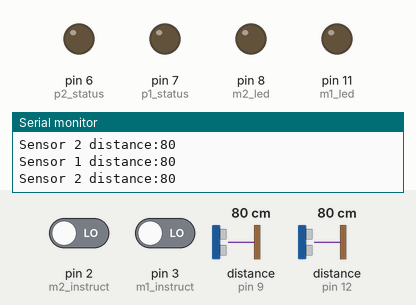
Recording of a sketch running on a simulated Arduino Uno, built with avr-gcc and run on an emulated ATmega328P. Shown: output pins drawn as LEDs (lit = HIGH), the last lines printed to the serial monitor. Wiring (inferred from the names in the program): 2 × ultrasonic range finder: trigger pin 10, echo pin 9 / trigger pin 13, echo pin 12. The inputs (shaded band) are chosen by the test bench; at power-on: distance to the obstacle (sensors on pin 9, pin 12) 80 cm, pin 2 (m2_instruct) LOW, pin 3 (m1_instruct) LOW. The echo pulse lasts 58.3 µs per cm; pins used as bus, display or sensor lines are not drawn.

Above: at 1.3 s.
1.4 s: distance to the obstacle (sensor on pin 9) set to 12 cm
2.9 s: distance to the obstacle (sensor on pin 9) set to 9 cm
At 4.2 s:
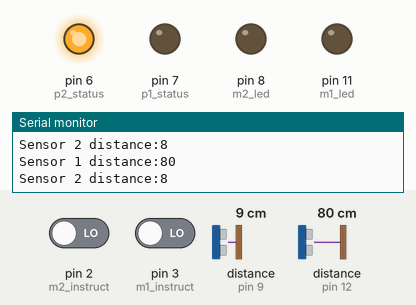
4.5 s: distance to the obstacle (sensor on pin 12) set to 11 cm
7.5 s: distance to the obstacle (sensor on pin 12) set to 8 cm
At 8.7 s:
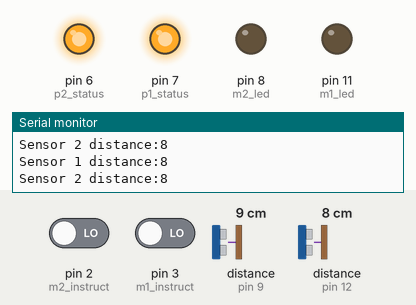
9.0 s: pin 2 (m2_instruct) driven HIGH
At 10.3 s:
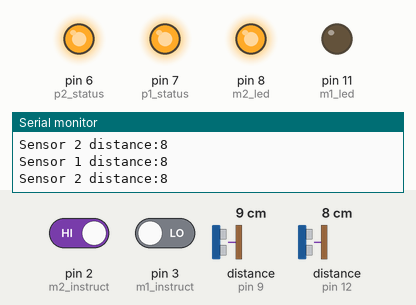
10.6 s: pin 3 (m1_instruct) driven HIGH
At 11.8 s:
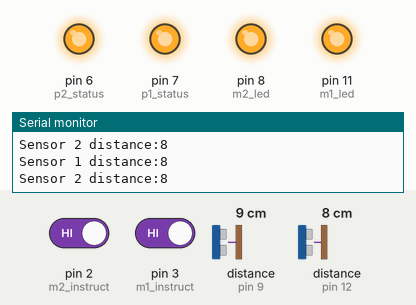
Timing chart, 0 to 13.1 s (numbered marks = the images above; inputs shaded):
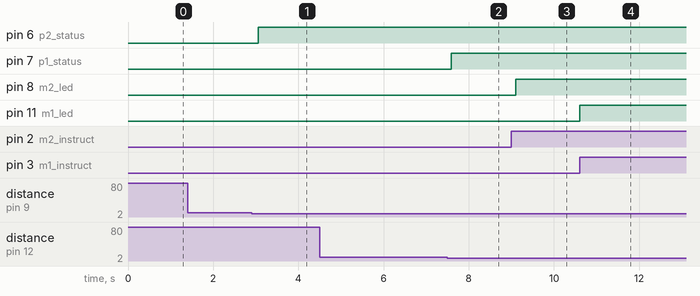

Measured:
- the behaviour switches between 11 and 10 cm on distance to the obstacle (sensor on pin 9) (found by bisection; images 0 and 1)
- the behaviour switches between 10 and 9 cm on distance to the obstacle (sensor on pin 12) (found by bisection; images 1 and 2)
- after the input at 2.9 s, pin 6 (p2_status): LOW → HIGH after 0.16 s
- after the input at 7.5 s, pin 7 (p1_status): LOW → HIGH after 0.09 s
- after the input at 9.0 s, pin 8 (m2_led): LOW → HIGH after 0.10 s
- after the input at 10.6 s, pin 11 (m1_led): LOW → HIGH at once

The sketch:

parking.ino
```cpp
#define p1_status   7    // send      green
#define p2_status   6    // send      red
#define m1_instruct 3    // receive   yellow
#define m2_instruct 2    // receive   white
#define m1_led      11
#define m2_led      8
#define trigPin1    13
#define echoPin1    12
#define trigPin2    10
#define echoPin2    9

long duration     = 0,
     distance     = 0,
     UltraSensor1 = 0,
     UltraSensor2 = 0;

void setup()
{
  Serial.begin (9600);
  pinMode(p1_status,  OUTPUT);
  pinMode(p2_status,  OUTPUT);
  pinMode(m1_instruct, INPUT);
  pinMode(m2_instruct, INPUT);

  // setup pins first sensor
  pinMode(trigPin1, OUTPUT);
  pinMode(echoPin1, INPUT);
  pinMode(m1_led, OUTPUT);

  //setup pins second sensor
  pinMode(trigPin2, OUTPUT);
  pinMode(echoPin2, INPUT);
  pinMode(m2_led, OUTPUT);

  //inisialize LED status
  digitalWrite(m1_led,LOW);
  digitalWrite(m2_led,LOW);
}

void loop()
{
  Serial.print("Sensor 1 distance:");
  Distant_function(trigPin1, echoPin1);
  UltraSensor1 = distance;
  Serial.print("Sensor 2 distance:");
  Distant_function(trigPin2,echoPin2);
  UltraSensor2 = distance;

  if(UltraSensor1 >=10){                            // parking 1 khali
    digitalWrite(p1_status, LOW);
  }
  else{                                             // parking 1 por
    digitalWrite(p1_status,HIGH);
  }

  if(UltraSensor2 >=10){                            // parking 2 khali
    digitalWrite(p2_status,LOW);
  }
  else{                                             // parking 2 por
    digitalWrite(p2_status,HIGH);
  }

  if(digitalRead(m1_instruct) == HIGH){           //Dastur Roshan-Khamush led1
    digitalWrite(m1_led,HIGH);
  }
  else{
    digitalWrite(m1_led,LOW);
  }

  if(digitalRead(m2_instruct) == HIGH){           //Dastur Roshan-Khamush led2
    digitalWrite(m2_led,HIGH);
  }
  else{
    digitalWrite(m2_led,LOW);
  }

  delay(500);
}

void Distant_function(int trigPinSensor,int echoPinSensor){

  digitalWrite(trigPinSensor, LOW);
  delayMicroseconds(2);
  digitalWrite(trigPinSensor, HIGH);
  delayMicroseconds(10);
  digitalWrite(trigPinSensor, LOW);

  duration = pulseIn(echoPinSensor, HIGH);
  distance= duration / 29 / 2;
  Serial.println((int)distance);
}
```
